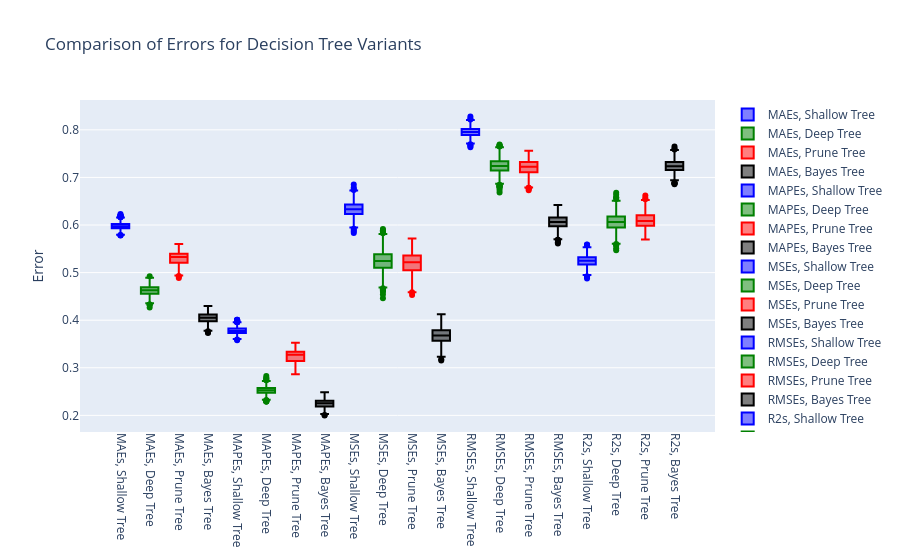

Here is the notebook cell this chart was saved with:
### Code cell
_trace_maes_shallow = go.Box(y=maes_shallow, name='MAEs, Shallow Tree', marker_color='blue', width=0.6)
_trace_maes_deep = go.Box(y=maes_deep, name='MAEs, Deep Tree', marker_color='green', width=0.6)
_trace_maes_prune = go.Box(y=maes_prune, name='MAEs, Prune Tree', marker_color='red', width=0.6)
_trace_maes_bscv = go.Box(y=maes_bscv, name='MAEs, Bayes Tree', marker_color='black', width=0.6)
_trace_mapes_shallow = go.Box(y=mapes_shallow, name='MAPEs, Shallow Tree', marker_color='blue', width=0.6)
_trace_mapes_deep = go.Box(y=mapes_deep, name='MAPEs, Deep Tree', marker_color='green', width=0.6)
_trace_mapes_prune = go.Box(y=mapes_prune, name='MAPEs, Prune Tree', marker_color='red', width=0.6)
_trace_mapes_bscv = go.Box(y=mapes_bscv, name='MAPEs, Bayes Tree', marker_color='black', width=0.6)
_trace_mses_shallow = go.Box(y=mses_shallow, name='MSEs, Shallow Tree', marker_color='blue', width=0.6)
_trace_mses_deep = go.Box(y=mses_deep, name='MSEs, Deep Tree', marker_color='green', width=0.6)
_trace_mses_prune = go.Box(y=mses_prune, name='MSEs, Prune Tree', marker_color='red', width=0.6)
_trace_mses_bscv = go.Box(y=mses_bscv, name='MSEs, Bayes Tree', marker_color='black', width=0.6)
_trace_rmses_shallow = go.Box(y=rmses_shallow, name='RMSEs, Shallow Tree', marker_color='blue', width=0.6)
_trace_rmses_deep = go.Box(y=rmses_deep, name='RMSEs, Deep Tree', marker_color='green', width=0.6)
_trace_rmses_prune = go.Box(y=rmses_prune, name='RMSEs, Prune Tree', marker_color='red', width=0.6)
_trace_rmses_bscv = go.Box(y=rmses_bscv, name='RMSEs, Bayes Tree', marker_color='black', width=0.6)
_trace_r2s_shallow = go.Box(y=r2s_shallow, name='R2s, Shallow Tree', marker_color='blue', width=0.6)
_trace_r2s_deep = go.Box(y=r2s_deep, name='R2s, Deep Tree', marker_color='green', width=0.6)
_trace_r2s_prune = go.Box(y=r2s_prune, name='R2s, Prune Tree', marker_color='red', width=0.6)
_trace_r2s_bscv = go.Box(y=r2s_bscv, name='R2s, Bayes Tree', marker_color='black', width=0.6)

_data = [
    _trace_maes_shallow, _trace_maes_deep, _trace_maes_prune, _trace_maes_bscv, 
    _trace_mapes_shallow, _trace_mapes_deep, _trace_mapes_prune, _trace_mapes_bscv, 
    _trace_mses_shallow, _trace_mses_deep, _trace_mses_prune, _trace_mses_bscv, 
    _trace_rmses_shallow, _trace_rmses_deep, _trace_rmses_prune, _trace_rmses_bscv, 
    _trace_r2s_shallow, _trace_r2s_deep, _trace_r2s_prune, _trace_r2s_bscv
]

_layout = go.Layout(
    title='Comparison of Errors for Decision Tree Variants',
    yaxis=dict(title='Error'),
    boxmode='group',
    xaxis=dict(tickangle=90),
)

go.Figure(data=_data, layout=_layout)

### Figure 1 — Plotly figure (JSON) as saved in the notebook; plotly's stock layout.template omitted (floating-point values rounded to 4 significant figures; data arrays with more than 128 entries replaced by an {"elided": "..."} marker saying what was removed)
{"data": [{"marker": {"color": "blue"}, "name": "MAEs, Shallow Tree", "type": "box", "width": 0.6, "y": {"elided": "1000 float values"}}, {"marker": {"color": "green"}, "name": "MAEs, Deep Tree", "type": "box", "width": 0.6, "y": {"elided": "1000 float values"}}, {"marker": {"color": "red"}, "name": "MAEs, Prune Tree", "type": "box", "width": 0.6, "y": {"elided": "1000 float values"}}, {"marker": {"color": "black"}, "name": "MAEs, Bayes Tree", "type": "box", "width": 0.6, "y": {"elided": "1000 float values"}}, {"marker": {"color": "blue"}, "name": "MAPEs, Shallow Tree", "type": "box", "width": 0.6, "y": {"elided": "1000 float values"}}, {"marker": {"color": "green"}, "name": "MAPEs, Deep Tree", "type": "box", "width": 0.6, "y": {"elided": "1000 float values"}}, {"marker": {"color": "red"}, "name": "MAPEs, Prune Tree", "type": "box", "width": 0.6, "y": {"elided": "1000 float values"}}, {"marker": {"color": "black"}, "name": "MAPEs, Bayes Tree", "type": "box", "width": 0.6, "y": {"elided": "1000 float values"}}, {"marker": {"color": "blue"}, "name": "MSEs, Shallow Tree", "type": "box", "width": 0.6, "y": {"elided": "1000 float values"}}, {"marker": {"color": "green"}, "name": "MSEs, Deep Tree", "type": "box", "width": 0.6, "y": {"elided": "1000 float values"}}, {"marker": {"color": "red"}, "name": "MSEs, Prune Tree", "type": "box", "width": 0.6, "y": {"elided": "1000 float values"}}, {"marker": {"color": "black"}, "name": "MSEs, Bayes Tree", "type": "box", "width": 0.6, "y": {"elided": "1000 float values"}}, {"marker": {"color": "blue"}, "name": "RMSEs, Shallow Tree", "type": "box", "width": 0.6, "y": {"elided": "1000 float values"}}, {"marker": {"color": "green"}, "name": "RMSEs, Deep Tree", "type": "box", "width": 0.6, "y": {"elided": "1000 float values"}}, {"marker": {"color": "red"}, "name": "RMSEs, Prune Tree", "type": "box", "width": 0.6, "y": {"elided": "1000 float values"}}, {"marker": {"color": "black"}, "name": "RMSEs, Bayes Tree", "type": "box", "width": 0.6, "y": {"elided": "1000 float values"}}, {"marker": {"color": "blue"}, "name": "R2s, Shallow Tree", "type": "box", "width": 0.6, "y": {"elided": "1000 float values"}}, {"marker": {"color": "green"}, "name": "R2s, Deep Tree", "type": "box", "width": 0.6, "y": {"elided": "1000 float values"}}, {"marker": {"color": "red"}, "name": "R2s, Prune Tree", "type": "box", "width": 0.6, "y": {"elided": "1000 float values"}}, {"marker": {"color": "black"}, "name": "R2s, Bayes Tree", "type": "box", "width": 0.6, "y": {"elided": "1000 float values"}}], "layout": {"boxmode": "group", "title": {"text": "Comparison of Errors for Decision Tree Variants"}, "xaxis": {"tickangle": 90}, "yaxis": {"title": {"text": "Error"}}}}
